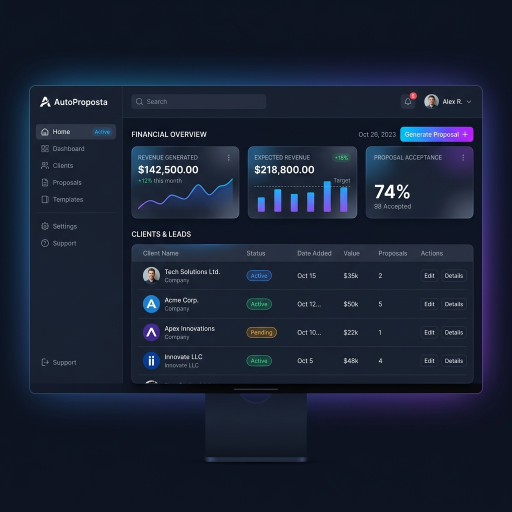
#> input picture assets/images/automation_saas.png, 1024 x 1024 px, found by its file name (shown at 1/2 size); its folder holds 4 pictures in this run
$ python optimize_images.py
#> lines starting #> are read from the running program, lines starting #| are printed output that depends on the picture
import os
from PIL import Image

def optimize_images(directory, target_width=900, quality=75):
#> called with directory = 'assets/images', target_width = 900, quality = 75
    if not os.path.exists(directory):
        print(f"Directory {directory} not found.")
        return

    for filename in os.listdir(directory):
        # Skip already optimized or unrelated files
        if not filename.lower().endswith((".jpg", ".jpeg", ".png")):
            continue

        file_path = os.path.join(directory, filename)
        try:
            with Image.open(file_path) as img:
                # Maintain aspect ratio while resizing
#> img is the input picture: PIL image 1024x1024 RGB; mean R, G, B 24.8, 32.9, 51.6
                if img.width > target_width:
                    w_percent = (target_width / float(img.width))
#> w_percent = 0.879
                    h_size = int((float(img.height) * float(w_percent)))
#> h_size = 900
                    # Use LANCZOS for high-quality downsampling
                    img = img.resize((target_width, h_size), Image.Resampling.LANCZOS)
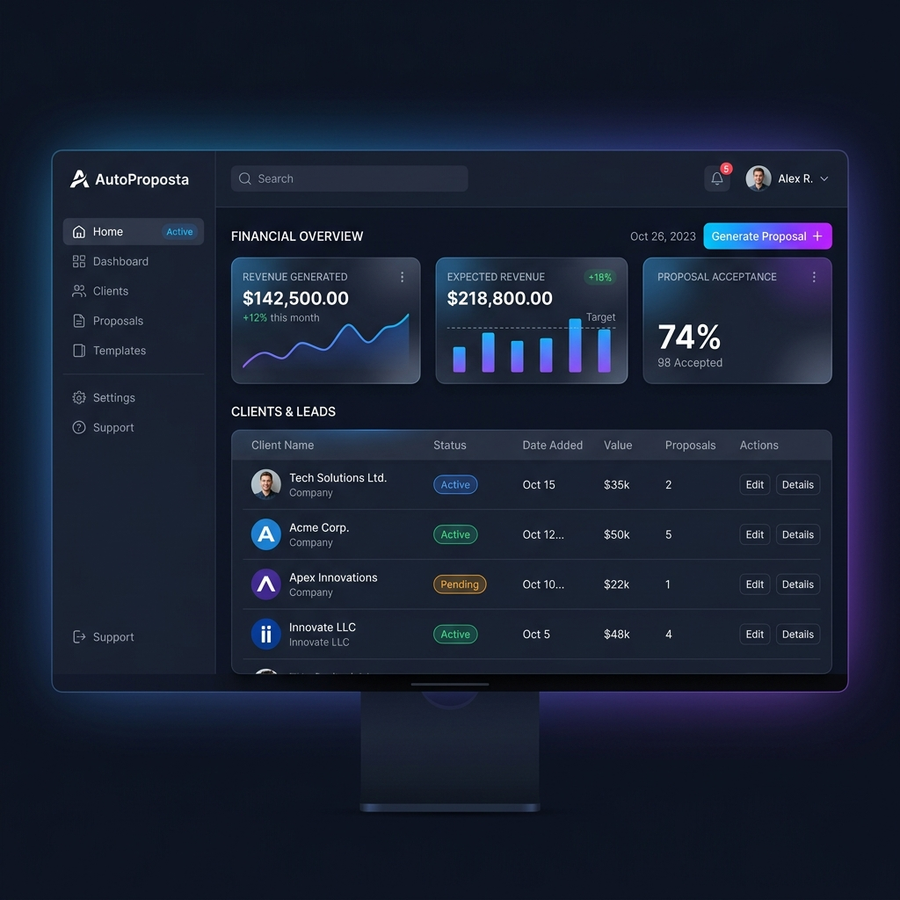
#> img: PIL image 900x900 RGB; mean R, G, B 24.8, 32.9, 51.6
#> pass 3 of the loop in optimize_images, `for filename in os.listdir(directory):`:
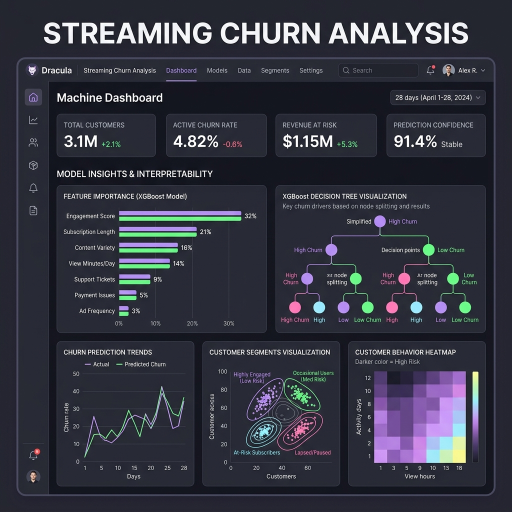
#> input picture assets/images/churn.jpg, 1024 x 1024 px, found by its file name (shown at 1/2 size)
#> in optimize_images, img is the input picture: PIL image 1024x1024 RGB; mean R, G, B 50.7, 52.4, 64.5
#> in optimize_images, `img = img.resize((target_width, h_size), Image.Resampling.LANCZOS)`:
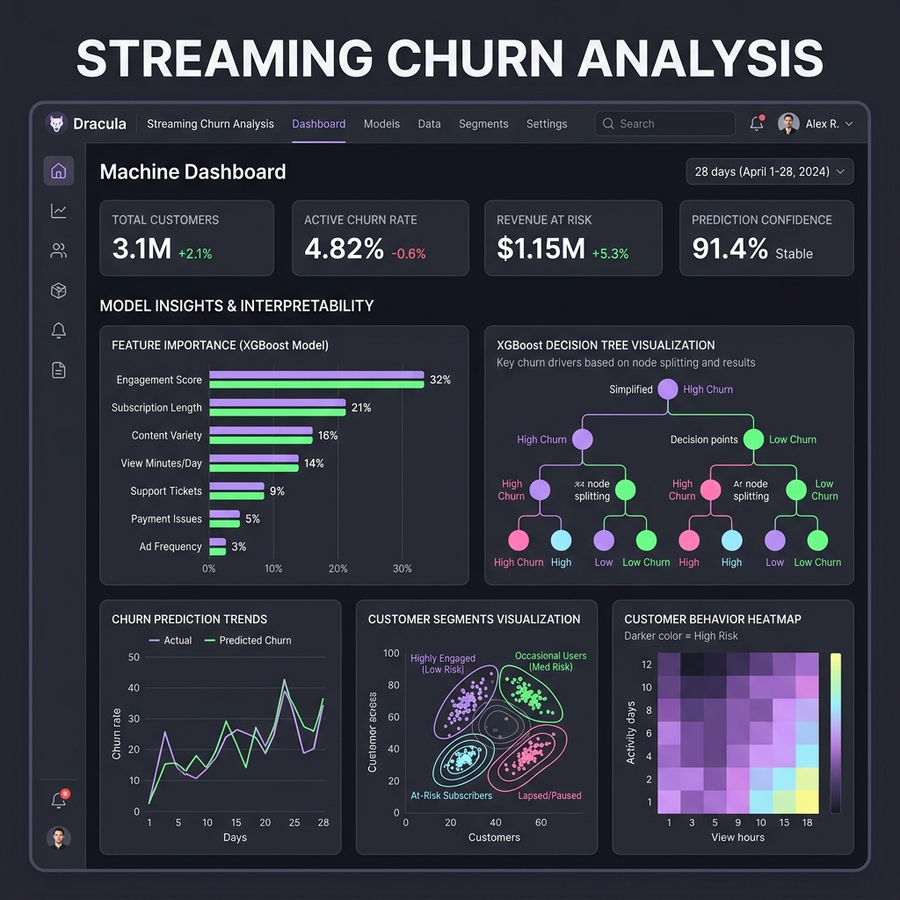
#> img: PIL image 900x900 RGB; mean R, G, B 50.7, 52.3, 64.5
#> the loop made 4 passes; the first 3 are shown

                # Define output path
                # We save with the same name but .webp extension
                new_filename = os.path.splitext(filename)[0] + ".webp"
                new_path = os.path.join(directory, new_filename)

                # Save as WebP
                img.save(new_path, "WEBP", quality=quality, method=6) # method=6 for speed/quality balance
                print(f"Optimized: {filename} ({os.path.getsize(file_path)/1024:.1f}KB) -> {new_filename} ({os.path.getsize(new_path)/1024:.1f}KB)")
        except Exception as e:
            print(f"Error processing {filename}: {e}")

if __name__ == "__main__":
    # Current working directory is projects/portifolio
    img_dir = "assets/images"
    optimize_images(img_dir)
